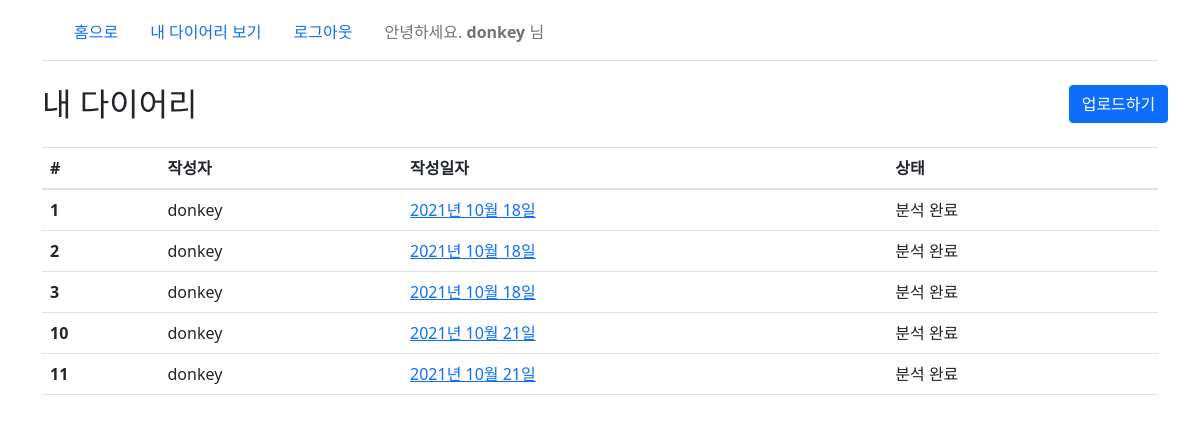
The page /my_diary (signed in) on the database its author committed.
### mindtree/models.py (models this page shows, shortened)
class User(db.Model, UserMixin):
    id = db.Column(db.Integer, primary_key=True)
    username = db.Column(db.String(100), unique=True, nullable=False)
    email = db.Column(db.String(120), unique=True, nullable=False)
    password = db.Column(db.String(100), nullable=False)
    date_joined = db.Column(db.DateTime, nullable=False, default=datetime.utcnow)
    posts = db.relationship('Post', backref='author', lazy=True)  # 해당 유저의 모든 포스트 연결

class Post(db.Model):
    id = db.Column(db.Integer, primary_key=True)  # 자동 증가
    user_id = db.Column(db.Integer, db.ForeignKey('user.id'), nullable=False)  # 참조: 'author'키로
    title = db.Column(db.String(100), nullable=False)
    pub_date = db.Column(db.DateTime, nullable=False, default=datetime.utcnow)  # 자동 입력됨
    last_updated = db.Column(db.DateTime, nullable=True, default=datetime.utcnow, onupdate=datetime.utcnow)
    ocr_text = db.Column(db.String(500), nullable=False)
    sentiment = db.Column(db.JSON, nullable=False)
    word_cloud = db.Column(db.String(100), nullable=False)
    completed = db.Column(db.Boolean, nullable=True, default=False)

### mindtree/routes.py (the view)
@app.route("/my_diary", methods=['GET'])
def my_diary():
    username = current_user.username
    posts = Post.query.filter_by(author=current_user).all()
    print("my_diary(): ", username)
    return render_template('my_diary.html', posts=posts)

### mindtree/models.py (called while the page is built)
@login_manager.user_loader
def load_user(user_id):
    return User.query.get(int(user_id))

### mindtree/routes.py (called while the page is built)
@app.template_filter('datetime')
def _jinja2_filter_datetime(date, fmt=None):
    if fmt:
        return date.strftime(fmt)
    else:
        return date.strftime('%Y년 %m월 %d일')

### mindtree/templates/my_diary.html
{% extends "layout.html" %}
{% block content %}
<div class="container mt-4 mb-3">
    <div class="row g-1">
        <h2 class="header-bar col">내 다이어리</h2>
        <div class="col-md-1">
            <a class="btn btn-primary" href="/upload" role="button">업로드하기</a>
        </div>
    </div>
</div>
<div class="container">
    <table class="table">
        <thead>
        <tr>
            <th scope="col">#</th>
            <th scope="col">작성자</th>
            <th scope="col">작성일자</th>
            <th scope="col">상태</th>
        </tr>
        </thead>
        <tbody>
        {% for post in posts %}
            <tr>
                <th scope="row">{{ post.id }}</th>
                <td>{{ post.author.username }}</td>
                {% if post.completed %}
                <td><a href="{{ url_for('analyze', post_id=post.id) }}">{{ post.pub_date|datetime }}</a></td>
                <td style="color: #1e2125"> 분석 완료 </td>
                {% else %}
                <td>{{ post.pub_date }}</td>
                <td style="color: #6c757d"> 분석중... </td>
                {% endif %}
            </tr>
        {% endfor %}
        </tbody>
    </table>
</div>
{% endblock %}

### mindtree/templates/layout.html (shortened to what this page needs)
<!DOCTYPE html>
<html>
<head>
    <link rel="stylesheet" href="https://maxcdn.bootstrapcdn.com/bootstrap/4.0.0/css/bootstrap.min.css">
    <link href="https://cdn.jsdelivr.net/npm/bootstrap@5.1.3/dist/css/bootstrap.min.css" rel="stylesheet">
</head>
<body>
<div class="container-sm ">
    <nav class="navbar navbar-light border-bottom mt-1">
        <ul class="nav">
            <li class="nav-item">
                <a href="{{ url_for('login') }}" class="nav-link"> 홈으로</a>
            </li>
            {% if current_user.is_authenticated %}
            <li class="nav-item">
                <a href="{{ url_for('my_diary') }}" class="nav-link">내 다이어리 보기</a>
            </li>
            {% endif %}
            {% if current_user.is_authenticated %}
            <li><a href="{{ url_for('logout') }}" class="nav-link"> 로그아웃 </a></li>
            <li class="navbar-text ms-3">
                안녕하세요.<b> {{ current_user.username }} </b> 님
            </li>
            {% else %}
            <li class="navbar-text ms-3">
                Anonymous User 로 접속중입니다.
            </li>
            {% endif %}
        </ul>
    </nav>
</div>
    {% block content %}{% endblock %}
</body>
</html>

### rows shown on the page
User: username "donkey"
Post: id "1", author.username "donkey", pub_date "2021년 10월 18일"
Post: id "2", author.username "donkey", pub_date "2021년 10월 18일"
Post: id "3", author.username "donkey", pub_date "2021년 10월 18일"
Post: id "10", author.username "donkey", pub_date "2021년 10월 21일"
Post: id "11", author.username "donkey", pub_date "2021년 10월 21일"
